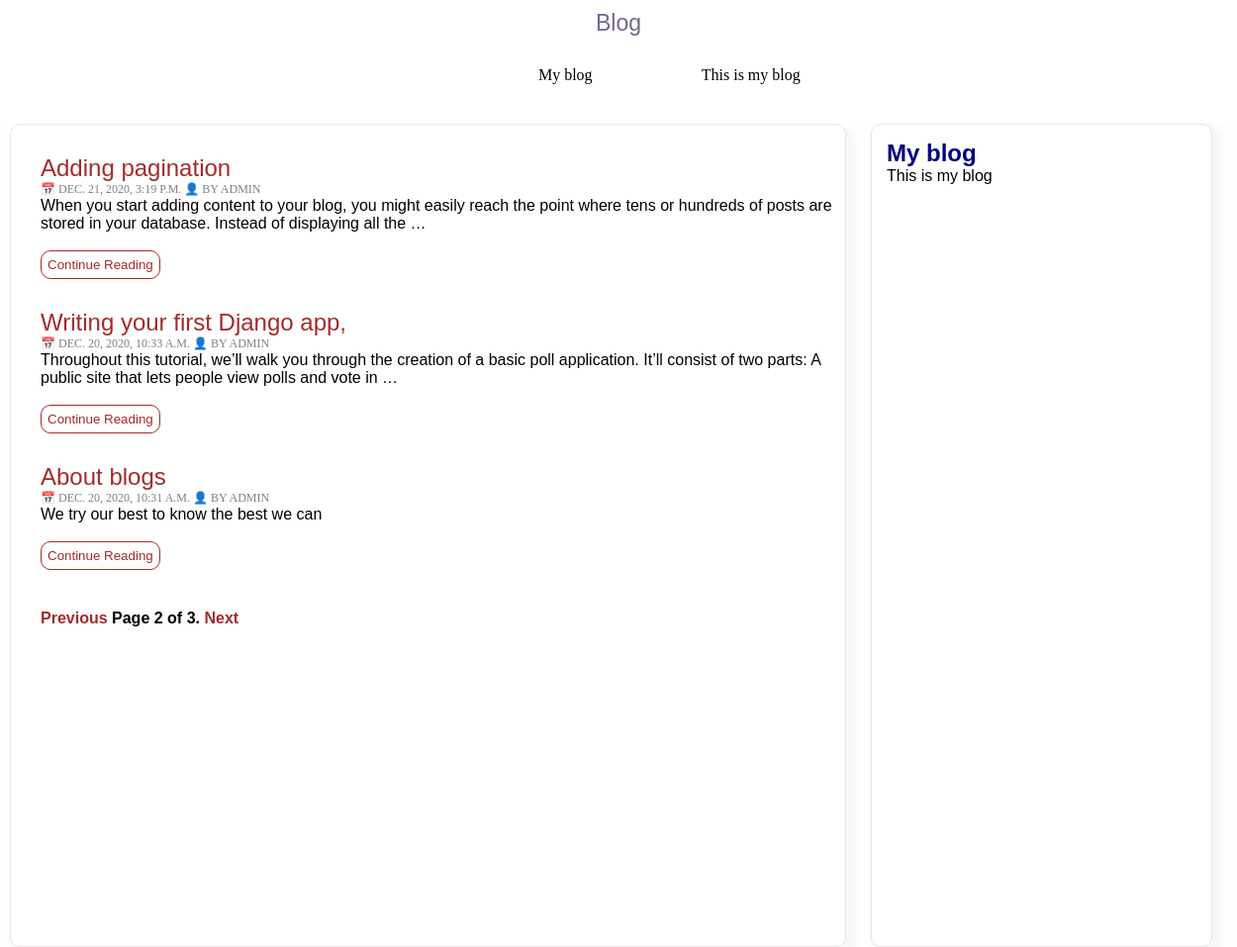
Screenshot of /blog/?page=2 with the database file from the repository.
### blog/models.py (models this page shows, shortened)
class Post(models.Model):
    objects=models.Manager()
    published = PublishedManager()
    STATUS_CHOICES = (
        ('draft', 'DRAFT'),
        ('published', 'Published'),
    )
    title = models.CharField(max_length=250)
    slug = models.SlugField(max_length=250,
                            unique_for_date='publish')
    author = models.ForeignKey(User,
                                on_delete=models.CASCADE,
                                 related_name='blog_posts')
    body = models.TextField()
    publish = models.DateTimeField(default=timezone.now)
    created = models.DateTimeField(auto_now_add=True)
    updated = models.DateTimeField(auto_now=True)
    status = models.CharField(max_length=10, choices=STATUS_CHOICES, default='draft')
    def get_absolute_url(self):
        return reverse(
            'blog:post_detail', args=[
                self.publish.year,
                self.publish.month,
                self.publish.day,
                self.slug
            ]
        )
    class Meta:
        ordering = ('-publish',)

### blog/views.py (the view)
# urls.py: path('', views.PostListView.as_view(), name='post_list'),
class PostListView(ListView):
    queryset = Post.published.all()
    context_object_name = 'posts'
    paginate_by = 3
    template_name = 'blog/post/list.html'

### blog/templates/blog/post/list.html (shortened to what this page needs)
{% extends 'blog/base.html' %}
{% block content %}
    {% for post in posts %}
        <h2>
            <a href='{{ post.get_absolute_url }}'>
                {{ post.title }}
            </a>
        </h2>
        <p class='date'>
            &#128197; {{ post.publish }} &#128100; by {{ post.author }}
        </p>
        {{ post.body | truncatewords:30 | linebreaks }}
        <br/>
        <a href='{{ post.get_absolute_url }}'>
            <button class='readMore'>Continue Reading</button>
        </a>
    {% endfor %}
        {% include "blog/pagination.html" with page=page_obj %}
{% endblock %}

### blog/static/css/blog.css (style rules this page uses)
body { margin:0; padding:0; font-family:helvetica, sans-serif; overflow-x: hidden; }
a { color: brown; text-decoration:none; }
h2 { font-weight:normal; margin:30px 0 0; }
p.date { color: grey; font-family: georgia, serif; font-size: 12px; text-transform: uppercase; }
.readMore { border: 1px solid brown; color: brown; border-radius: 10px; padding: 6px; cursor: pointer; background-color: white; }

### blog/static/css/pblog.css (style rules this page uses)
* { margin: 0px; }

### rows the page displays
Post: title "Adding pagination", publish "DEC. 21, 2020, 3:19 P.M.", author "ADMIN", body "When you start adding content to your blog, you might easily reach the point where tens or hundreds of posts are stored in your database. Instead of displaying all the …"
Post: title "Writing your first Django app,", publish "DEC. 20, 2020, 10:33 A.M.", author "ADMIN", body "Throughout this tutorial, we’ll walk you through the creation of a basic poll application. It’ll consist of two parts: A public site that lets people view polls and vote in …"
Post: title "About blogs", publish "DEC. 20, 2020, 10:31 A.M.", author "ADMIN", body "We try our best to know the best we can"

### other values shown
{{ page.number }} "2"
{{ page.paginator.num_pages }} "3"
